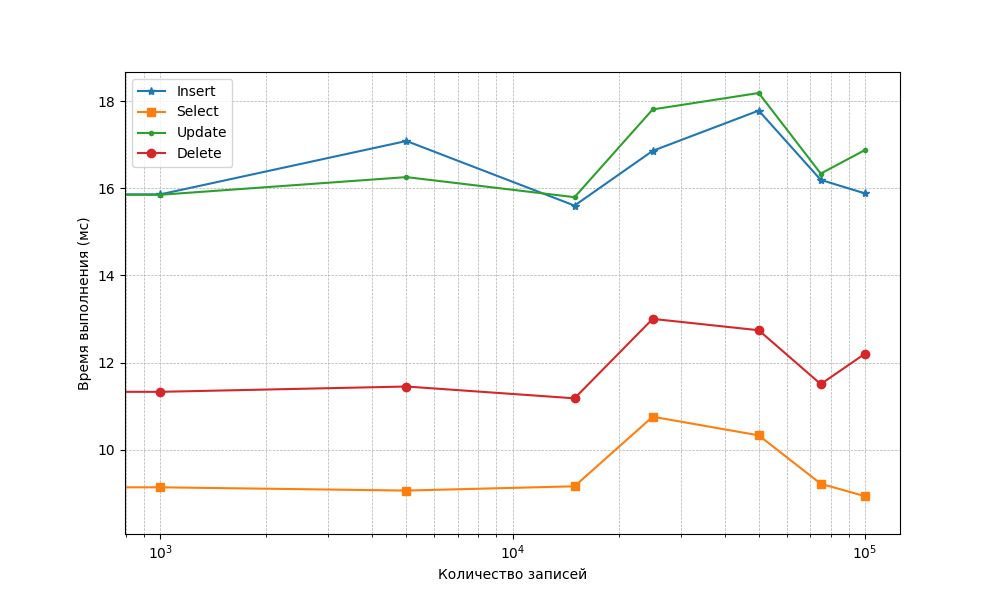

The script that saved this image:
import matplotlib.pyplot as plt

# Данные
queries = [0, 1000, 5000, 15000, 25000, 50000, 75000, 100000]

insert_times = [14.990, 15.861, 17.087, 15.604, 16.861, 17.785, 16.194, 15.885]
select_times = [8.546, 9.136, 9.061, 9.159, 10.757, 10.329, 9.217, 8.933]
update_times = [15.231, 15.852, 16.258, 15.797, 17.812, 18.189, 16.339, 16.877]
delete_times = [10.694, 11.328, 11.450, 11.179, 13.003, 12.742, 11.505, 12.200]
# Построение графика
plt.figure(figsize=(10, 6))

plt.plot(queries, insert_times, marker='*', label='Insert')
plt.plot(queries, select_times, marker='s', label='Select')
plt.plot(queries, update_times, marker='.', label='Update')
plt.plot(queries, delete_times, marker='o', label='Delete')

plt.xscale('log')  # Логарифмическая шкала по X, т.к. запросов сильно разное количество
plt.xlabel('Количество записей')
plt.ylabel('Время выполнения (мс)')
#plt.title('Время выполнения операций с БД')
plt.legend()
plt.grid(True, which="both", ls="--", linewidth=0.5)

plt.savefig("graph.png")
plt.show()